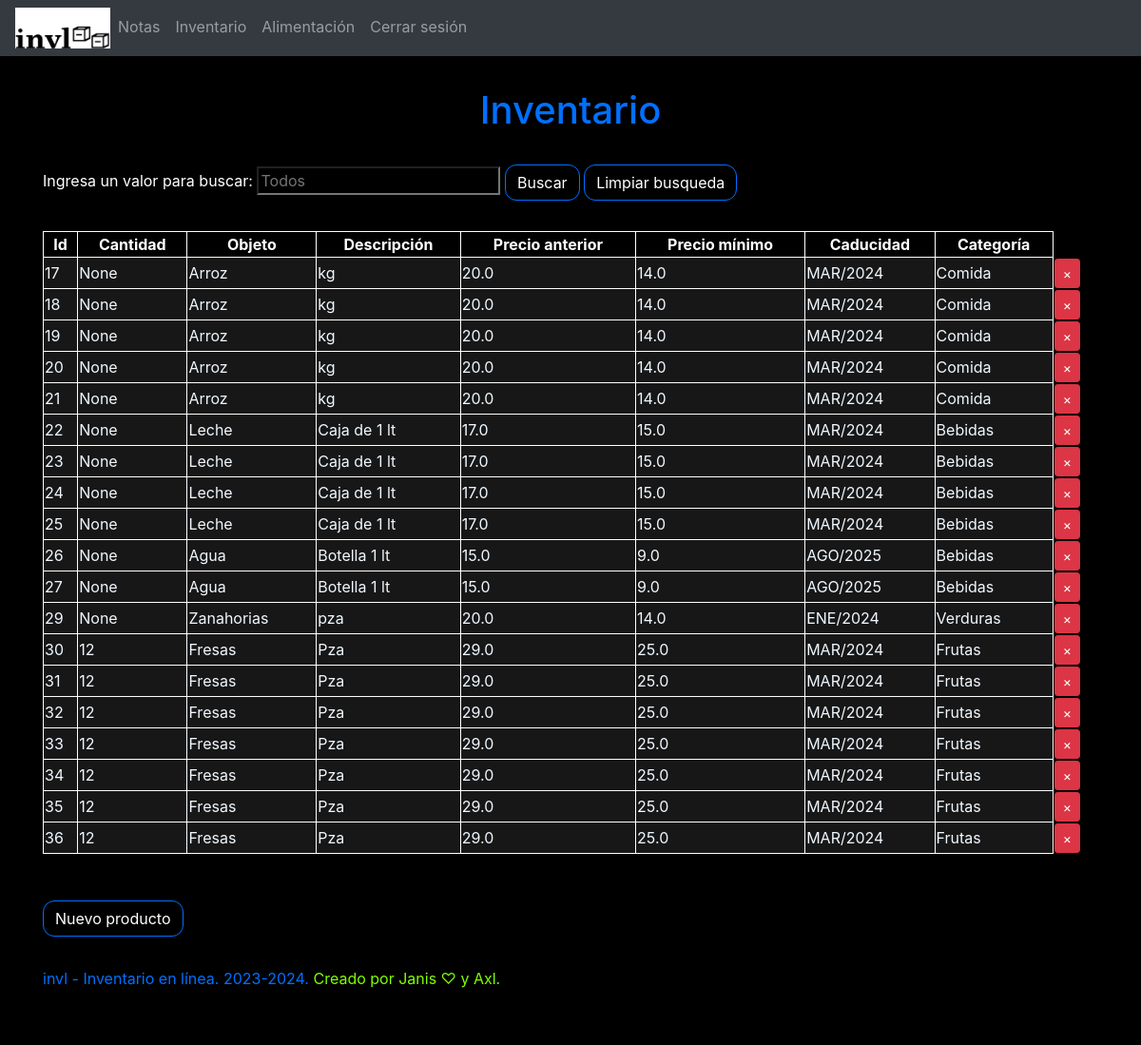
/inventario (signed in), run on the app's committed database.
### website/models.py (models this page shows)
class Productos(db.Model):
    id = db.Column(db.Integer, primary_key=True)
    cantidad = db.Column(db.Integer)
    nombre = db.Column(db.String(100))
    descripcion = db.Column(db.String(1000))
    precio_anterior = db.Column(db.Float)
    precio_minimo = db.Column(db.Float)
    caducidad = db.Column(db.String(20))
    categoria = db.Column(db.String(100))
    user_id = db.Column(db.Integer, db.ForeignKey('user.id'))

### website/views.py (the view, shortened to what this page needs)
@views.route('/inventario', methods=['GET', 'POST'])
@login_required
def inventario():
    return render_template("inventario.html", user=current_user)

### website/__init__.py (called while the page is built)
def create_app():
    app = Flask(__name__)
    app.config['SECRET_KEY']= 'jejeidajfds'
    app.config['SQLALCHEMY_DATABASE_URI'] = f'sqlite:///{DB_NAME}'
    db.init_app(app)
    from .views import views
    from .auth import auth
    app.register_blueprint(views, url_prefix=('/'))
    app.register_blueprint(auth, url_prefix=('/auth/'))
    from .models import User, Productos, Note
    with app.app_context():
       db.create_all()
    login_manager = LoginManager()
    login_manager.login_view = 'auth.login'
    login_manager.init_app(app)
    @login_manager.user_loader
    def load_user(id):
        return User.query.get(int(id))
    return app

### website/templates/inventario.html (shortened to what this page needs)
{% extends "base.html" %} {% block title %} Inventario {% endblock %}
{% block content %}
<hr style="height: 1px;border: 0">
<h1 align="center" style="color: #0070FF;">Inventario</h1>
<hr style="height: 1px;border: 0">
<label style="color: white;">Ingresa un valor para buscar: </label>
  <input
  style="background-color: black; color: white;"
  id="inventario_buscar"
  name="inventario_buscar"
  placeholder="Todos"
  />
  <button id="btn_buscar_inventario" type="submit" onclick="buscar_tabla()" class="btn btn-default"
  style="color: white;background-color: black; border-color: #0070ff;border-radius: 12px"
  >Buscar</button>
  <button id="btn_borrar_ph" type="submit"onclick="borrar_ph();buscar_tabla()" class="btn btn-default"
  style="color: white;background-color: black; border-color: #0070ff;border-radius: 12px"
  >Limpiar busqueda</button>
<table id="inventario_productos" align="center" style="width: 100%;">
    <tr id="encabezado">
      <th style="text-align: center;border: 1px solid white;border-collapse:collapse;color: white;">Id</th>
      <th style="text-align: center;border: 1px solid white;border-collapse:collapse;color: white;">Cantidad</th>
      <th style="text-align: center;border: 1px solid white;border-collapse:collapse;color: white;" onclick="sortTable(2)">Objeto</th>
      <th style="text-align: center;border: 1px solid white;border-collapse:collapse;color: white;">Descripción</th>
      <th style="text-align: center;border: 1px solid white;border-collapse:collapse;color: white;">Precio anterior</th>
      <th style="text-align: center;border: 1px solid white;border-collapse:collapse;color: white;">Precio mínimo</th>
      <th style="text-align: center;border: 1px solid white;border-collapse:collapse;color: white;" onclick="sortTable(6)">Caducidad</th>
      <th onclick="sortTable(7)" style="text-align: center;border: 1px solid white;border-collapse:collapse;color: white;" >Categoría</th>
      <th style="border: 0cap;"></th>
  </tr>
        {% for prod in user.productos %}
        <tr id="tr" style="background-color: #171717;">
          <td id="td" style="color: aliceblue;border: 1px solid white;border-collapse:collapse">{{ prod.id }}</td>
          <td style="color: aliceblue;border: 1px solid white;border-collapse:collapse">{{ prod.cantidad }}</td>
          <td style="color: aliceblue;border: 1px solid white;border-collapse:collapse">{{ prod.nombre }}</td>
          <td style="color: aliceblue;border: 1px solid white;border-collapse:collapse">{{ prod.descripcion }}</td>
          <td style="color: aliceblue;border: 1px solid white;border-collapse:collapse">{{ prod.precio_anterior }}</td>
          <td style="color: aliceblue;border: 1px solid white;border-collapse:collapse">{{ prod.precio_minimo }}</td>
          <td style="color: aliceblue;border: 1px solid white;border-collapse:collapse">{{ prod.caducidad }}</td>
          <td style="color: aliceblue;border: 1px solid white;border-collapse:collapse">{{ prod.categoria }}</td>
          <td style="border: white;background-color: black;">
            <button type="button" class="btn btn-danger btn-sm" title="Eliminar" onCLick="borrarProd({{ prod.id }})">
            <span aria-hidden="true">&times;</span>
          </button>
          </td>
        {% endfor %}
        </tr>
</table>
  <hr style="height: 1px;border: 0"></hr>
    <button id="btn" title="Menú para agregar un nuevo producto"class="btn btn-default"
    style="color: white;background-color: black; border-color: #0070ff;border-radius: 12px"
    >Nuevo producto</button>
    <label style="height: 1px;border: 0; color: #0070ff;">invl - Inventario en línea. 2023-2024.
    </label>
    <label style="color: #7fff00;">Creado por Janis &#9825; y Axl.</label>
{% endblock %}

### data on the page
Productos: id "17", cantidad "None", nombre "Arroz", descripcion "kg", precio_anterior "20.0", precio_minimo "14.0", caducidad "MAR/2024", categoria "Comida"
Productos: id "18", cantidad "None", nombre "Arroz", descripcion "kg", precio_anterior "20.0", precio_minimo "14.0", caducidad "MAR/2024", categoria "Comida"
Productos: id "19", cantidad "None", nombre "Arroz", descripcion "kg", precio_anterior "20.0", precio_minimo "14.0", caducidad "MAR/2024", categoria "Comida"
Productos: id "20", cantidad "None", nombre "Arroz", descripcion "kg", precio_anterior "20.0", precio_minimo "14.0", caducidad "MAR/2024", categoria "Comida"
Productos: id "21", cantidad "None", nombre "Arroz", descripcion "kg", precio_anterior "20.0", precio_minimo "14.0", caducidad "MAR/2024", categoria "Comida"
Productos: id "22", cantidad "None", nombre "Leche", descripcion "Caja de 1 lt", precio_anterior "17.0", precio_minimo "15.0", caducidad "MAR/2024", categoria "Bebidas"
Productos: id "23", cantidad "None", nombre "Leche", descripcion "Caja de 1 lt", precio_anterior "17.0", precio_minimo "15.0", caducidad "MAR/2024", categoria "Bebidas"
Productos: id "24", cantidad "None", nombre "Leche", descripcion "Caja de 1 lt", precio_anterior "17.0", precio_minimo "15.0", caducidad "MAR/2024", categoria "Bebidas"
Productos: id "25", cantidad "None", nombre "Leche", descripcion "Caja de 1 lt", precio_anterior "17.0", precio_minimo "15.0", caducidad "MAR/2024", categoria "Bebidas"
Productos: id "26", cantidad "None", nombre "Agua", descripcion "Botella 1 lt", precio_anterior "15.0", precio_minimo "9.0", caducidad "AGO/2025", categoria "Bebidas"
Productos: id "27", cantidad "None", nombre "Agua", descripcion "Botella 1 lt", precio_anterior "15.0", precio_minimo "9.0", caducidad "AGO/2025", categoria "Bebidas"
Productos: id "29", cantidad "None", nombre "Zanahorias", descripcion "pza", precio_anterior "20.0", precio_minimo "14.0", caducidad "ENE/2024", categoria "Verduras"
Productos: id "30", cantidad "12", nombre "Fresas", descripcion "Pza", precio_anterior "29.0", precio_minimo "25.0", caducidad "MAR/2024", categoria "Frutas"
Productos: id "31", cantidad "12", nombre "Fresas", descripcion "Pza", precio_anterior "29.0", precio_minimo "25.0", caducidad "MAR/2024", categoria "Frutas"
Productos: id "32", cantidad "12", nombre "Fresas", descripcion "Pza", precio_anterior "29.0", precio_minimo "25.0", caducidad "MAR/2024", categoria "Frutas"
Productos: id "33", cantidad "12", nombre "Fresas", descripcion "Pza", precio_anterior "29.0", precio_minimo "25.0", caducidad "MAR/2024", categoria "Frutas"
Productos: id "34", cantidad "12", nombre "Fresas", descripcion "Pza", precio_anterior "29.0", precio_minimo "25.0", caducidad "MAR/2024", categoria "Frutas"
Productos: id "35", cantidad "12", nombre "Fresas", descripcion "Pza", precio_anterior "29.0", precio_minimo "25.0", caducidad "MAR/2024", categoria "Frutas"
Productos: id "36", cantidad "12", nombre "Fresas", descripcion "Pza", precio_anterior "29.0", precio_minimo "25.0", caducidad "MAR/2024", categoria "Frutas"
